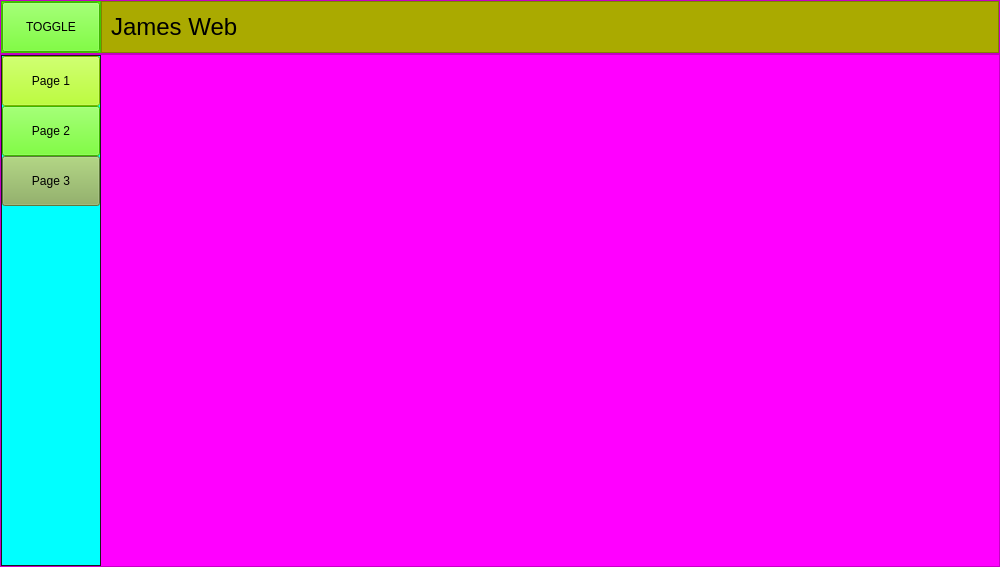
<?xml version="1.0" encoding="UTF-8"?>
<ui version="4.0">
 <class>MainWindow</class>
 <widget class="QMainWindow" name="MainWindow">
  <property name="geometry">
   <rect>
    <x>0</x>
    <y>0</y>
    <width>1000</width>
    <height>567</height>
   </rect>
  </property>
  <property name="minimumSize">
   <size>
    <width>1000</width>
    <height>500</height>
   </size>
  </property>
  <property name="windowTitle">
   <string>MainWindow</string>
  </property>
  <property name="styleSheet">
   <string notr="true">######!background-color: rgb(45, 45, 45);</string>
  </property>
  <widget class="QWidget" name="centralwidget">
   <layout class="QVBoxLayout" name="verticalLayout_2">
    <property name="spacing">
     <number>0</number>
    </property>
    <property name="leftMargin">
     <number>0</number>
    </property>
    <property name="topMargin">
     <number>0</number>
    </property>
    <property name="rightMargin">
     <number>0</number>
    </property>
    <property name="bottomMargin">
     <number>0</number>
    </property>
    <item>
     <widget class="QFrame" name="Top_Bar">
      <property name="maximumSize">
       <size>
        <width>16777215</width>
        <height>70</height>
       </size>
      </property>
      <property name="styleSheet">
       <string notr="true">background-color: rgb(255, 0, 255);</string>
      </property>
      <property name="frameShape">
       <enum>QFrame::StyledPanel</enum>
      </property>
      <property name="frameShadow">
       <enum>QFrame::Raised</enum>
      </property>
      <layout class="QHBoxLayout" name="horizontalLayout">
       <property name="spacing">
        <number>0</number>
       </property>
       <property name="leftMargin">
        <number>0</number>
       </property>
       <property name="topMargin">
        <number>0</number>
       </property>
       <property name="rightMargin">
        <number>0</number>
       </property>
       <property name="bottomMargin">
        <number>0</number>
       </property>
       <item>
        <widget class="QFrame" name="frame_toggle">
         <property name="maximumSize">
          <size>
           <width>100</width>
           <height>70</height>
          </size>
         </property>
         <property name="styleSheet">
          <string notr="true">background-color: rgb(85, 255, 0);</string>
         </property>
         <property name="frameShape">
          <enum>QFrame::StyledPanel</enum>
         </property>
         <property name="frameShadow">
          <enum>QFrame::Raised</enum>
         </property>
         <layout class="QVBoxLayout" name="verticalLayout">
          <property name="spacing">
           <number>0</number>
          </property>
          <property name="leftMargin">
           <number>0</number>
          </property>
          <property name="topMargin">
           <number>0</number>
          </property>
          <property name="rightMargin">
           <number>0</number>
          </property>
          <property name="bottomMargin">
           <number>0</number>
          </property>
          <item>
           <widget class="QPushButton" name="Btn_Toggle">
            <property name="minimumSize">
             <size>
              <width>0</width>
              <height>50</height>
             </size>
            </property>
            <property name="maximumSize">
             <size>
              <width>16777215</width>
              <height>16777215</height>
             </size>
            </property>
            <property name="styleSheet">
             <string notr="true"/>
            </property>
            <property name="text">
             <string>TOGGLE</string>
            </property>
           </widget>
          </item>
         </layout>
        </widget>
       </item>
       <item>
        <widget class="QFrame" name="frame">
         <property name="maximumSize">
          <size>
           <width>16777215</width>
           <height>70</height>
          </size>
         </property>
         <property name="styleSheet">
          <string notr="true">background-color: rgb(170, 170, 0);</string>
         </property>
         <property name="frameShape">
          <enum>QFrame::StyledPanel</enum>
         </property>
         <property name="frameShadow">
          <enum>QFrame::Raised</enum>
         </property>
         <layout class="QHBoxLayout" name="horizontalLayout_3">
          <item>
           <widget class="QLabel" name="title_label">
            <property name="font">
             <font>
              <pointsize>18</pointsize>
             </font>
            </property>
            <property name="text">
             <string>James Web</string>
            </property>
           </widget>
          </item>
         </layout>
        </widget>
       </item>
      </layout>
     </widget>
    </item>
    <item>
     <widget class="QFrame" name="Contents">
      <property name="styleSheet">
       <string notr="true">background-color: rgb(255, 0, 255);</string>
      </property>
      <property name="frameShape">
       <enum>QFrame::StyledPanel</enum>
      </property>
      <property name="frameShadow">
       <enum>QFrame::Raised</enum>
      </property>
      <layout class="QHBoxLayout" name="horizontalLayout_2">
       <property name="spacing">
        <number>0</number>
       </property>
       <property name="leftMargin">
        <number>0</number>
       </property>
       <property name="topMargin">
        <number>0</number>
       </property>
       <property name="rightMargin">
        <number>0</number>
       </property>
       <property name="bottomMargin">
        <number>0</number>
       </property>
       <item>
        <widget class="QFrame" name="frame_left_menu">
         <property name="minimumSize">
          <size>
           <width>100</width>
           <height>0</height>
          </size>
         </property>
         <property name="maximumSize">
          <size>
           <width>100</width>
           <height>16777215</height>
          </size>
         </property>
         <property name="styleSheet">
          <string notr="true">background-color: rgb(35, 35, 35);</string>
         </property>
         <property name="frameShape">
          <enum>QFrame::StyledPanel</enum>
         </property>
         <property name="frameShadow">
          <enum>QFrame::Raised</enum>
         </property>
         <layout class="QVBoxLayout" name="verticalLayout_4">
          <property name="spacing">
           <number>0</number>
          </property>
          <property name="leftMargin">
           <number>0</number>
          </property>
          <property name="topMargin">
           <number>0</number>
          </property>
          <property name="rightMargin">
           <number>0</number>
          </property>
          <property name="bottomMargin">
           <number>0</number>
          </property>
          <item>
           <widget class="QFrame" name="frame_top_menus">
            <property name="styleSheet">
             <string notr="true">background-color: rgb(0, 255, 255);</string>
            </property>
            <property name="frameShape">
             <enum>QFrame::NoFrame</enum>
            </property>
            <property name="frameShadow">
             <enum>QFrame::Raised</enum>
            </property>
            <layout class="QVBoxLayout" name="verticalLayout_3">
             <property name="spacing">
              <number>0</number>
             </property>
             <property name="leftMargin">
              <number>0</number>
             </property>
             <property name="topMargin">
              <number>0</number>
             </property>
             <property name="rightMargin">
              <number>0</number>
             </property>
             <property name="bottomMargin">
              <number>0</number>
             </property>
             <item>
              <widget class="QPushButton" name="btn_page_1">
               <property name="minimumSize">
                <size>
                 <width>0</width>
                 <height>50</height>
                </size>
               </property>
               <property name="styleSheet">
                <string notr="true">background-color: rgb(170, 255, 0);</string>
               </property>
               <property name="text">
                <string>Page 1</string>
               </property>
              </widget>
             </item>
             <item>
              <widget class="QPushButton" name="btn_page_2">
               <property name="minimumSize">
                <size>
                 <width>0</width>
                 <height>50</height>
                </size>
               </property>
               <property name="styleSheet">
                <string notr="true">background-color: rgb(85, 255, 0);</string>
               </property>
               <property name="text">
                <string>Page 2</string>
               </property>
              </widget>
             </item>
             <item>
              <widget class="QPushButton" name="btn_page_3">
               <property name="minimumSize">
                <size>
                 <width>0</width>
                 <height>50</height>
                </size>
               </property>
               <property name="styleSheet">
                <string notr="true">background-color: rgb(133, 170, 85);</string>
               </property>
               <property name="text">
                <string>Page 3</string>
               </property>
              </widget>
             </item>
             <item>
              <spacer name="verticalSpacer">
               <property name="orientation">
                <enum>Qt::Vertical</enum>
               </property>
               <property name="sizeHint" stdset="0">
                <size>
                 <width>20</width>
                 <height>356</height>
                </size>
               </property>
              </spacer>
             </item>
            </layout>
           </widget>
          </item>
         </layout>
        </widget>
       </item>
       <item>
        <widget class="QStackedWidget" name="stackedWidget">
         <property name="currentIndex">
          <number>2</number>
         </property>
         <widget class="QWidget" name="page_1">
          <layout class="QVBoxLayout" name="verticalLayout_7">
           <property name="spacing">
            <number>0</number>
           </property>
           <property name="leftMargin">
            <number>0</number>
           </property>
           <property name="topMargin">
            <number>0</number>
           </property>
           <property name="rightMargin">
            <number>0</number>
           </property>
           <property name="bottomMargin">
            <number>0</number>
           </property>
           <item>
            <widget class="QLabel" name="label_1">
             <property name="font">
              <font>
               <pointsize>40</pointsize>
              </font>
             </property>
             <property name="styleSheet">
              <string notr="true">color: #FFF;</string>
             </property>
             <property name="text">
              <string/>
             </property>
             <property name="pixmap">
              <pixmap resource="main_rcc.qrc">:/images/images/fig_01.png</pixmap>
             </property>
             <property name="scaledContents">
              <bool>true</bool>
             </property>
             <property name="alignment">
              <set>Qt::AlignCenter</set>
             </property>
            </widget>
           </item>
          </layout>
         </widget>
         <widget class="QWidget" name="page_2">
          <layout class="QVBoxLayout" name="verticalLayout_6">
           <property name="spacing">
            <number>0</number>
           </property>
           <property name="leftMargin">
            <number>0</number>
           </property>
           <property name="topMargin">
            <number>0</number>
           </property>
           <property name="rightMargin">
            <number>0</number>
           </property>
           <property name="bottomMargin">
            <number>0</number>
           </property>
           <item>
            <widget class="QLabel" name="label_2">
             <property name="font">
              <font>
               <pointsize>36</pointsize>
              </font>
             </property>
             <property name="styleSheet">
              <string notr="true">color: #FFF;</string>
             </property>
             <property name="text">
              <string/>
             </property>
             <property name="pixmap">
              <pixmap resource="main_rcc.qrc">:/images/images/fig_02.png</pixmap>
             </property>
             <property name="scaledContents">
              <bool>true</bool>
             </property>
             <property name="alignment">
              <set>Qt::AlignCenter</set>
             </property>
            </widget>
           </item>
          </layout>
         </widget>
         <widget class="QWidget" name="page_3">
          <layout class="QVBoxLayout" name="verticalLayout_8">
           <property name="spacing">
            <number>0</number>
           </property>
           <property name="leftMargin">
            <number>0</number>
           </property>
           <property name="topMargin">
            <number>0</number>
           </property>
           <property name="rightMargin">
            <number>0</number>
           </property>
           <property name="bottomMargin">
            <number>0</number>
           </property>
           <item>
            <widget class="QLabel" name="label">
             <property name="font">
              <font>
               <family>맑은 고딕</family>
               <pointsize>36</pointsize>
               <italic>false</italic>
               <bold>false</bold>
              </font>
             </property>
             <property name="styleSheet">
              <string notr="true">color: #FFF;</string>
             </property>
             <property name="text">
              <string/>
             </property>
             <property name="pixmap">
              <pixmap resource="main_rcc.qrc">:/images/images/fig_03.png</pixmap>
             </property>
             <property name="scaledContents">
              <bool>true</bool>
             </property>
             <property name="alignment">
              <set>Qt::AlignCenter</set>
             </property>
            </widget>
           </item>
          </layout>
         </widget>
        </widget>
       </item>
      </layout>
     </widget>
    </item>
   </layout>
  </widget>
 </widget>
 <resources>
  <include location="main_rcc.qrc"/>
 </resources>
 <connections/>
</ui>
